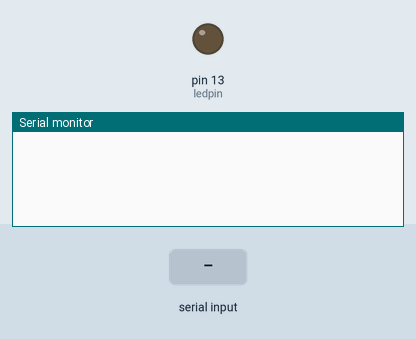
Bench run of a sketch on a simulated Arduino Uno, built with avr-gcc and run on an emulated ATmega328P. On the bench: output pins drawn as LEDs (lit = HIGH), the last lines printed to the serial monitor. The inputs (shaded band) are chosen by the test bench.

Above: at 1.2 s.
1.3 s: "1" received over Serial
At 2.5 s:
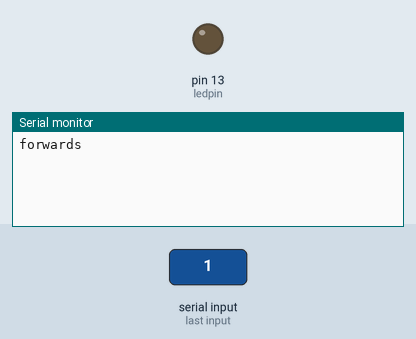
2.8 s: "2" received over Serial
At 3.9 s:
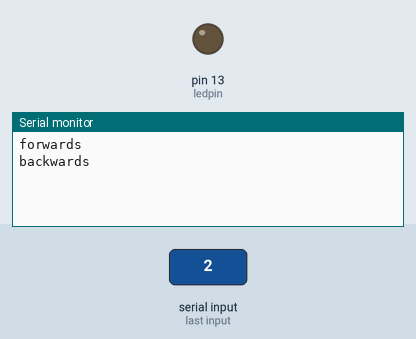
4.3 s: "6" received over Serial
At 5.0 s:
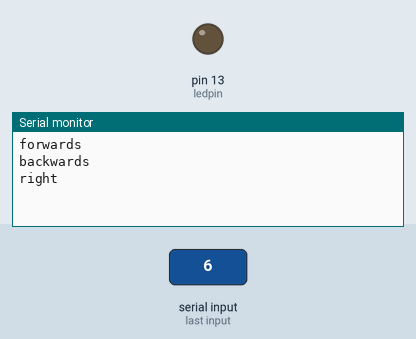

Measured:
- after the input at 1.3 s, the serial monitor: prints a new line at once (image 1)
- after the input at 2.8 s, the serial monitor: prints a new line at once (image 2)
- after the input at 4.3 s, the serial monitor: prints a new line at once (image 3)

The sketch:

snake_basic_echo.ino
```cpp
const int ledpin = 13;
void setup(){
 Serial.begin(9600);
 pinMode(ledpin, OUTPUT);

}
void loop(){
 if(Serial.available()>0){
   digitalWrite(ledpin, HIGH);
   byte info = Serial.read();
 //byte info= Serial.read();
// String info = Serial.read();
 // Serial.println(info);


if(info==49){

Serial.println("forwards");
}
else if(info==50){

 Serial.println("backwards");
}
else if(info==54){

 Serial.println("right");
}
else if(info==53){

 Serial.println("left");
}
 //Serial.flush();

 }
 else{digitalWrite(ledpin, LOW);
 }
// delay(10);

 }


//if you use xbee shield - keep it clicked on USB cause you are using USB

//serial.flush? or how else to prevent serial buffer from filling?
```
